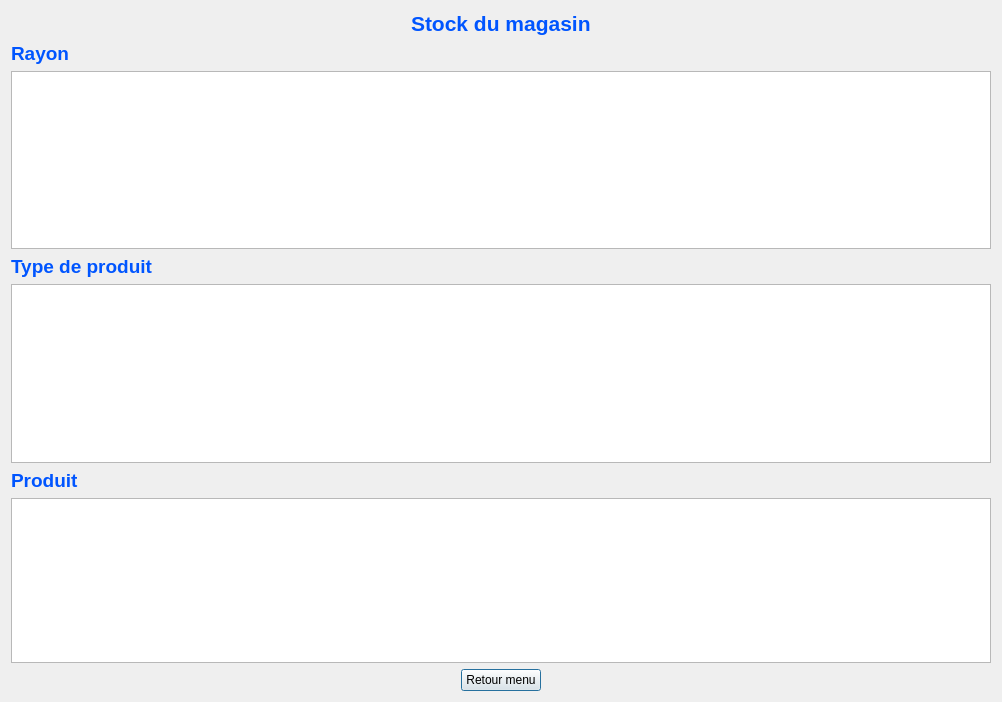
<?xml version="1.0" encoding="UTF-8"?>
<ui version="4.0">
 <class>WindowApercu</class>
 <widget class="QDialog" name="WindowApercu">
  <property name="geometry">
   <rect>
    <x>0</x>
    <y>0</y>
    <width>1002</width>
    <height>702</height>
   </rect>
  </property>
  <property name="minimumSize">
   <size>
    <width>800</width>
    <height>600</height>
   </size>
  </property>
  <property name="maximumSize">
   <size>
    <width>1200</width>
    <height>900</height>
   </size>
  </property>
  <property name="windowTitle">
   <string>Stock Magasin</string>
  </property>
  <layout class="QVBoxLayout" name="verticalLayout_4">
   <item>
    <layout class="QHBoxLayout" name="horizontalLayout_2">
     <item>
      <spacer name="horizontalSpacer_3">
       <property name="orientation">
        <enum>Qt::Horizontal</enum>
       </property>
       <property name="sizeHint" stdset="0">
        <size>
         <width>40</width>
         <height>20</height>
        </size>
       </property>
      </spacer>
     </item>
     <item>
      <widget class="QLabel" name="label_4">
       <property name="styleSheet">
        <string notr="true">color: rgb(0, 85, 255);
font-weight: bold;</string>
       </property>
       <property name="text">
        <string>&lt;html&gt;&lt;head/&gt;&lt;body&gt;&lt;p&gt;&lt;span style=&quot; font-size:16pt;&quot;&gt;Stock du magasin&lt;/span&gt;&lt;/p&gt;&lt;/body&gt;&lt;/html&gt;</string>
       </property>
      </widget>
     </item>
     <item>
      <spacer name="horizontalSpacer_4">
       <property name="orientation">
        <enum>Qt::Horizontal</enum>
       </property>
       <property name="sizeHint" stdset="0">
        <size>
         <width>40</width>
         <height>20</height>
        </size>
       </property>
      </spacer>
     </item>
    </layout>
   </item>
   <item>
    <layout class="QVBoxLayout" name="verticalLayout">
     <item>
      <widget class="QLabel" name="label">
       <property name="styleSheet">
        <string notr="true">color: rgb(0, 85, 255);
font-weight: bold;</string>
       </property>
       <property name="text">
        <string>&lt;html&gt;&lt;head/&gt;&lt;body&gt;&lt;p&gt;&lt;span style=&quot; font-size:14pt;&quot;&gt;Rayon&lt;/span&gt;&lt;/p&gt;&lt;/body&gt;&lt;/html&gt;</string>
       </property>
      </widget>
     </item>
     <item>
      <widget class="QTableView" name="tableViewRayon"/>
     </item>
     <item>
      <layout class="QVBoxLayout" name="verticalLayout_2">
       <item>
        <widget class="QLabel" name="label_2">
         <property name="styleSheet">
          <string notr="true">color: rgb(0, 85, 255);
font-weight: bold;</string>
         </property>
         <property name="text">
          <string>&lt;html&gt;&lt;head/&gt;&lt;body&gt;&lt;p&gt;&lt;span style=&quot; font-size:14pt;&quot;&gt;Type de produit&lt;/span&gt;&lt;/p&gt;&lt;/body&gt;&lt;/html&gt;</string>
         </property>
        </widget>
       </item>
       <item>
        <widget class="QTableView" name="tableViewTypeProduit"/>
       </item>
      </layout>
     </item>
    </layout>
   </item>
   <item>
    <layout class="QVBoxLayout" name="verticalLayout_3">
     <item>
      <widget class="QLabel" name="label_3">
       <property name="styleSheet">
        <string notr="true">color: rgb(0, 85, 255);
font-weight: bold;</string>
       </property>
       <property name="text">
        <string>&lt;html&gt;&lt;head/&gt;&lt;body&gt;&lt;p&gt;&lt;span style=&quot; font-size:14pt;&quot;&gt;Produit&lt;/span&gt;&lt;/p&gt;&lt;/body&gt;&lt;/html&gt;</string>
       </property>
      </widget>
     </item>
     <item>
      <widget class="QTableView" name="tableViewProduit"/>
     </item>
    </layout>
   </item>
   <item>
    <layout class="QHBoxLayout" name="horizontalLayout">
     <item>
      <spacer name="horizontalSpacer">
       <property name="orientation">
        <enum>Qt::Horizontal</enum>
       </property>
       <property name="sizeHint" stdset="0">
        <size>
         <width>40</width>
         <height>20</height>
        </size>
       </property>
      </spacer>
     </item>
     <item>
      <widget class="QPushButton" name="pushButtonRetour">
       <property name="text">
        <string>Retour menu</string>
       </property>
       <property name="shortcut">
        <string>Backspace</string>
       </property>
      </widget>
     </item>
     <item>
      <spacer name="horizontalSpacer_2">
       <property name="orientation">
        <enum>Qt::Horizontal</enum>
       </property>
       <property name="sizeHint" stdset="0">
        <size>
         <width>40</width>
         <height>20</height>
        </size>
       </property>
      </spacer>
     </item>
    </layout>
   </item>
  </layout>
 </widget>
 <resources/>
 <connections/>
</ui>
